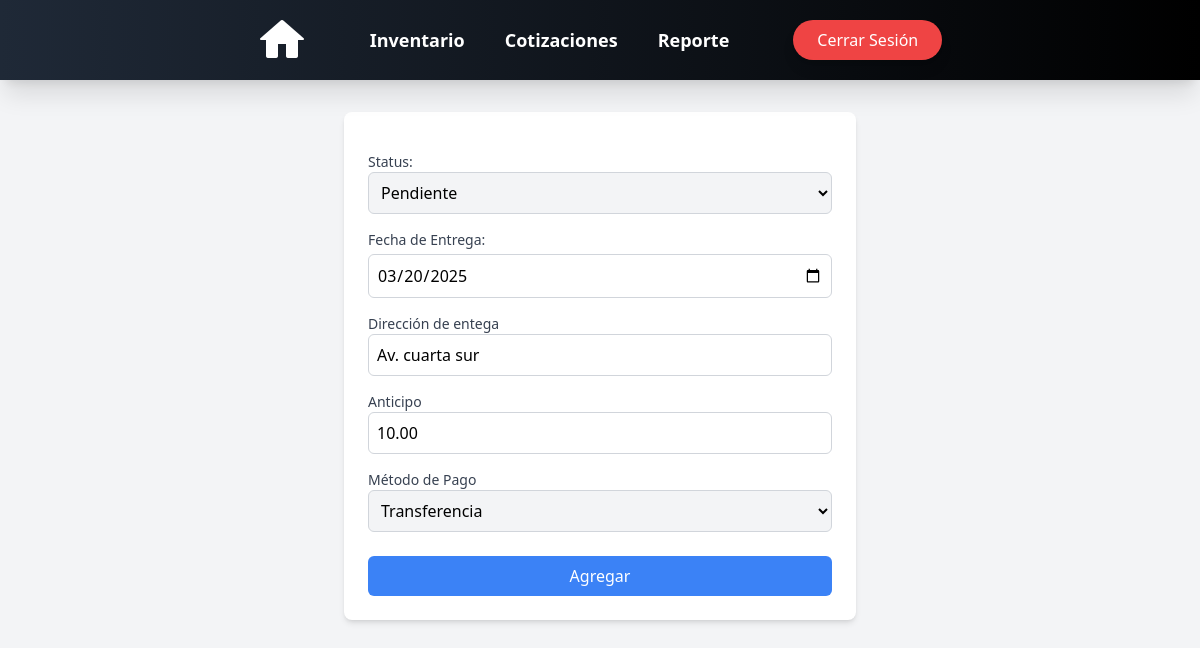
/quotes/update/COT01/ (signed in), run on an earlier commit of the app's database.
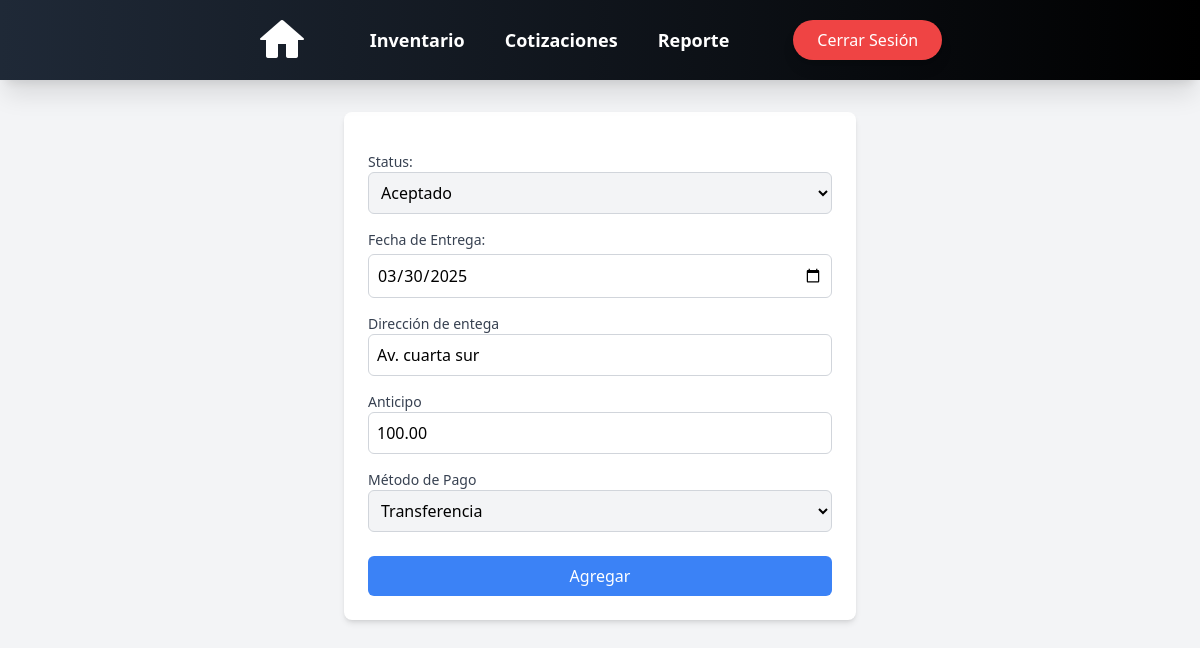
And on a later commit of the database.
### cotizaciones/models.py (models this page shows, shortened)
class Cotizaciones(models.Model):
    id = models.CharField(max_length=10, primary_key=True, unique=True, blank=False, null=False)
    cliente = models.CharField(max_length=50, blank=False, null=True)
    telefono = models.IntegerField(blank=False, null=True)
    fecha = models.DateField(auto_now=False, auto_now_add=False)
    fecha_propuesta = models.DateField(auto_now=False, auto_now_add=False)
    fecha_entrega = models.DateField(auto_now=False, auto_now_add=False, null=True, blank=True)
    direccion_entrega = models.CharField(max_length=50, default='Pendiente')
    servicio_envio = models.CharField(max_length=100, default="TGZ")
    costo_envio = models.DecimalField(max_digits=10, decimal_places=2, blank=False, null=True, default=0)
    total = models.DecimalField(max_digits=10, decimal_places=2, default=0.0)  # Total sin IVA
    total_Civa = models.DecimalField(max_digits=10, decimal_places=2, default=0.0)
    status = models.CharField(max_length=20, blank=False, null=False, default='Pendiente')
    anticipo = models.DecimalField(max_digits=10, decimal_places=2, default=0.0)
    restante = models.DecimalField(max_digits=10, decimal_places=2, default=0.0)
    metodo_pago = models.CharField(max_length=20, null=False, default='No')
    iva = models.DecimalField(max_digits=10, decimal_places=2, default=0.0)

### cotizaciones/views.py (the view, shortened to what this page needs)
# urls.py: path('update/<str:id>/',update_quote,name='update_quote' ),
def update_quote(request, id):
    quote = get_object_or_404(Cotizaciones, id=id)
    context = {"quote": quote}
    return render(request, 'quotes/formUpdate.html', context)

### users/context_processors.py (called while the page is built)
def empleado_context(request):
    if request.user.is_authenticated:
        empleado = request.user.groups.filter(name='Empleado').exists()
    else:
        empleado = False  # Si no está autenticado, no es parte del grupo
    return {'empleado': empleado}

### templates/quotes/formUpdate.html (shortened to what this page needs)
<!DOCTYPE html>
<html lang="es">
<head>
</head>
<body class="bg-gray-100 p-8">
{% include 'nav_bar.html' %}
<form method="POST" class="max-w-lg mx-auto bg-white p-6 rounded-lg shadow-md mt-20">
    <label for="status" class="block mt-4 text-sm font-medium text-gray-700">Status:</label>
    <select name="status" id="status" required
            class="w-full p-2 border border-gray-300 bg-gray-100 rounded-md">
        <option value="Pendiente" {% if quote.status == "Pendiente" %}selected{% endif %}>Pendiente</option>
        <option value="Aceptado" {% if quote.status == "Aceptado" %}selected{% endif %}>Aceptado</option>
    </select>
    <div>
        <label for="fecha_entrega" class="block mt-4 text-sm font-medium text-gray-700">Fecha de Entrega:</label>
        <input type="date" name="fecha_entrega" id="fecha_entrega" value="{{ quote.fecha_entrega|date:'Y-m-d'|default:'' }}"
               class="mt-1 block w-full p-2 border border-gray-300 rounded-md focus:ring-blue-500 focus:border-blue-500">
    </div>
    <label for="direccion_entrega" class="block mt-4 text-sm font-medium text-gray-700">Dirección de entega</label>
    <input type="text" name="direccion_entrega" id="direccion_entrega" value="{{ quote.direccion_entrega }}" required
           class="w-full p-2 border border-gray-300 rounded-md focus:ring focus:ring-blue-300">
    <label for="anticipo" class="block mt-4 text-sm font-medium text-gray-700">Anticipo</label>
    <input type="number" step="0.01" name="anticipo" id="anticipo" value="{{ quote.anticipo }}" required
           class="w-full p-2 border border-gray-300 rounded-md focus:ring focus:ring-blue-300">
    <label for="metodo_pago" class="block mt-4 text-sm font-medium text-gray-700">Método de Pago</label>
    <select name="metodo_pago" id="metodo_pago" required
            class="w-full p-2 border border-gray-300 bg-gray-100 rounded-md">
        <option value="Transferencia" {% if quote.metodo_pago == "Transferencia" %}selected{% endif %}>Transferencia</option>
    </select>
    <button type="submit" class="mt-6 w-full bg-blue-500 text-white py-2 px-4 rounded-md hover:bg-blue-600">Agregar</button>
</form>
</body>
</html>

What changed in the data, as far as the page shows it:
changed Cotizaciones "Av. cuarta sur": status "Pendiente" → "Aceptado"; fecha_entrega "03/20/2025" → "03/30/2025"; anticipo "10.00" → "100.00"
